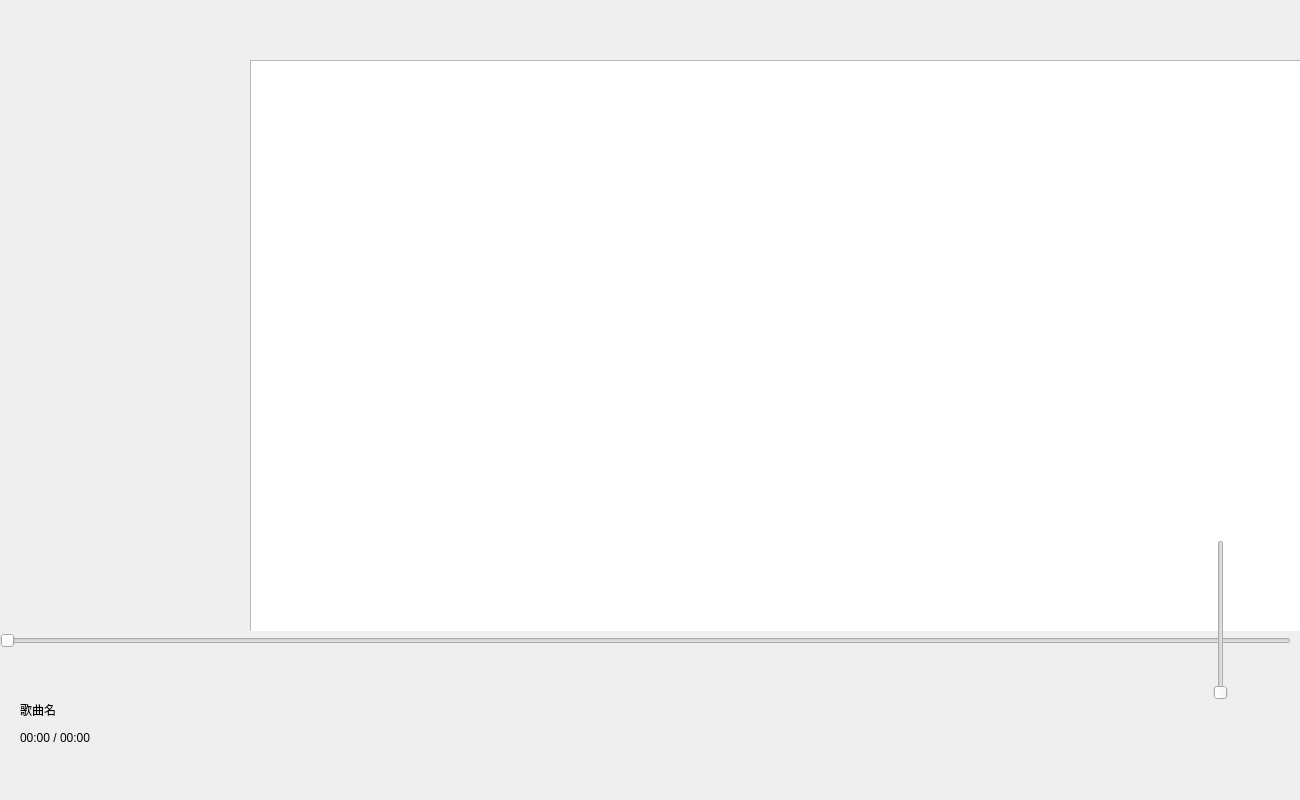
<?xml version="1.0" encoding="UTF-8"?>
<ui version="4.0">
 <class>MainWindow</class>
 <widget class="QMainWindow" name="MainWindow">
  <property name="geometry">
   <rect>
    <x>0</x>
    <y>0</y>
    <width>1300</width>
    <height>800</height>
   </rect>
  </property>
  <property name="windowTitle">
   <string>MainWindow</string>
  </property>
  <property name="styleSheet">
   <string notr="true">QMainWindow
{
background-image: url(:/image/image/background.png);
background-repeat:no-repeat;
background-position:center center;
border:none;
}
</string>
  </property>
  <widget class="QWidget" name="centralWidget">
   <widget class="QWidget" name="horizontalLayoutWidget">
    <property name="geometry">
     <rect>
      <x>480</x>
      <y>690</y>
      <width>291</width>
      <height>61</height>
     </rect>
    </property>
    <layout class="QHBoxLayout" name="playcontrol" stretch="1,1,1,1,1">
     <property name="spacing">
      <number>0</number>
     </property>
     <item>
      <widget class="QPushButton" name="skipbackward">
       <property name="enabled">
        <bool>true</bool>
       </property>
       <property name="cursor">
        <cursorShape>PointingHandCursor</cursorShape>
       </property>
       <property name="autoFillBackground">
        <bool>false</bool>
       </property>
       <property name="styleSheet">
        <string notr="true">QPushButton
{
background-image: url(:/image/image/skipbackward.png);
background-repeat:no-repeat;
background-position:center center;
border:none;
}
</string>
       </property>
       <property name="text">
        <string/>
       </property>
      </widget>
     </item>
     <item>
      <spacer name="horizontalSpacer">
       <property name="orientation">
        <enum>Qt::Horizontal</enum>
       </property>
       <property name="sizeHint" stdset="0">
        <size>
         <width>150</width>
         <height>20</height>
        </size>
       </property>
      </spacer>
     </item>
     <item>
      <widget class="QPushButton" name="Pause">
       <property name="cursor">
        <cursorShape>PointingHandCursor</cursorShape>
       </property>
       <property name="styleSheet">
        <string notr="true">QPushButton
{
background-image: url(:/image/image/play.png);
background-repeat:no-repeat;
background-position:center center;
border:none;
}


</string>
       </property>
       <property name="text">
        <string/>
       </property>
      </widget>
     </item>
     <item>
      <spacer name="horizontalSpacer_2">
       <property name="orientation">
        <enum>Qt::Horizontal</enum>
       </property>
       <property name="sizeHint" stdset="0">
        <size>
         <width>150</width>
         <height>20</height>
        </size>
       </property>
      </spacer>
     </item>
     <item>
      <widget class="QPushButton" name="skipforward">
       <property name="enabled">
        <bool>true</bool>
       </property>
       <property name="cursor">
        <cursorShape>PointingHandCursor</cursorShape>
       </property>
       <property name="styleSheet">
        <string notr="true">QPushButton
{
background-image: url(:/image/image/skipforward.png);
background-repeat:no-repeat;
background-position:center center;
border:none;
}
</string>
       </property>
       <property name="text">
        <string/>
       </property>
      </widget>
     </item>
    </layout>
   </widget>
   <widget class="QPushButton" name="volume">
    <property name="geometry">
     <rect>
      <x>1200</x>
      <y>710</y>
      <width>32</width>
      <height>32</height>
     </rect>
    </property>
    <property name="styleSheet">
     <string notr="true">QPushButton
{
background-image: url(:/image/image/volume.png);
background-repeat:no-repeat;
background-position:center center;
border:none;
}
</string>
    </property>
    <property name="text">
     <string/>
    </property>
   </widget>
   <widget class="QSlider" name="positionSlider">
    <property name="geometry">
     <rect>
      <x>0</x>
      <y>630</y>
      <width>1291</width>
      <height>22</height>
     </rect>
    </property>
    <property name="styleSheet">
     <string notr="true">

QSlider::add-page:Horizontal#horizontalSlider_music
{
	background-color: rgb(69, 69, 70);height:5px;
}
QSlider::sub-page:Horizontal#horizontalSlider_music
{
	background-color: rgb(255, 0, 0);height:5px;
}
QSlider::handle:Horizontal#horizontalSlider_music
{
	width:14px;border-image: url(images/point_music.png);margin:-5 px -5px;
}
QSlider::groove:Horizontal#horizontalSlider_music
{
	background:rgb(0, 255, 0);height:5px;
}
</string>
    </property>
    <property name="maximum">
     <number>240</number>
    </property>
    <property name="orientation">
     <enum>Qt::Horizontal</enum>
    </property>
   </widget>
   <widget class="QPushButton" name="playmode">
    <property name="geometry">
     <rect>
      <x>880</x>
      <y>700</y>
      <width>113</width>
      <height>32</height>
     </rect>
    </property>
    <property name="styleSheet">
     <string notr="true">QPushButton{
background-image:url(:/image/image/repeat.png);
background-repeat:norepeat;
background-position:center;
border:none;
}
</string>
    </property>
    <property name="text">
     <string/>
    </property>
   </widget>
   <widget class="QLabel" name="musicname">
    <property name="geometry">
     <rect>
      <x>20</x>
      <y>700</y>
      <width>401</width>
      <height>20</height>
     </rect>
    </property>
    <property name="text">
     <string>歌曲名</string>
    </property>
   </widget>
   <widget class="QPushButton" name="playlist">
    <property name="geometry">
     <rect>
      <x>980</x>
      <y>700</y>
      <width>113</width>
      <height>32</height>
     </rect>
    </property>
    <property name="styleSheet">
     <string notr="true">QPushButton{
background-image:url(:/image/image/playlist.png);
background-repeat:norepeat;
background-position:center;
border:none


}</string>
    </property>
    <property name="text">
     <string/>
    </property>
   </widget>
   <widget class="QLabel" name="playprogress">
    <property name="geometry">
     <rect>
      <x>20</x>
      <y>730</y>
      <width>121</width>
      <height>16</height>
     </rect>
    </property>
    <property name="text">
     <string>00:00 / 00:00</string>
    </property>
   </widget>
   <widget class="QPushButton" name="deleteMusic">
    <property name="geometry">
     <rect>
      <x>220</x>
      <y>670</y>
      <width>91</width>
      <height>31</height>
     </rect>
    </property>
    <property name="styleSheet">
     <string notr="true">QPushButton{
background-image:url(:/image/image/deletemusic.png);
background-repeat:norepeat;
background-position:center;
border:none


}</string>
    </property>
    <property name="text">
     <string/>
    </property>
   </widget>
   <widget class="QStackedWidget" name="stackedWidget">
    <property name="geometry">
     <rect>
      <x>220</x>
      <y>60</y>
      <width>1081</width>
      <height>571</height>
     </rect>
    </property>
    <widget class="QWidget" name="page">
     <widget class="QTableWidget" name="backGround">
      <property name="geometry">
       <rect>
        <x>30</x>
        <y>0</y>
        <width>1051</width>
        <height>581</height>
       </rect>
      </property>
      <property name="sizePolicy">
       <sizepolicy hsizetype="Preferred" vsizetype="Preferred">
        <horstretch>0</horstretch>
        <verstretch>0</verstretch>
       </sizepolicy>
      </property>
      <property name="styleSheet">
       <string notr="true">QTableWidget{
	background-image: url(:/image/image/mmmmm.jpg);

}

QTableWidget::item:selected {
background:#C0C0C0;               
}
QTableWidget::item:hover {
background:#A0A0A0;               
}</string>
      </property>
      <property name="alternatingRowColors">
       <bool>true</bool>
      </property>
      <attribute name="horizontalHeaderDefaultSectionSize">
       <number>100</number>
      </attribute>
      <attribute name="horizontalHeaderStretchLastSection">
       <bool>true</bool>
      </attribute>
      <attribute name="verticalHeaderDefaultSectionSize">
       <number>30</number>
      </attribute>
      <attribute name="verticalHeaderStretchLastSection">
       <bool>false</bool>
      </attribute>
     </widget>
    </widget>
    <widget class="QWidget" name="page_2">
     <widget class="QTableWidget" name="backGround2">
      <property name="geometry">
       <rect>
        <x>30</x>
        <y>0</y>
        <width>1051</width>
        <height>581</height>
       </rect>
      </property>
      <property name="sizePolicy">
       <sizepolicy hsizetype="Preferred" vsizetype="Preferred">
        <horstretch>0</horstretch>
        <verstretch>0</verstretch>
       </sizepolicy>
      </property>
      <property name="styleSheet">
       <string notr="true">QTableWidget{
background:#2B2B2B;
}

QTableWidget::item:selected {
background:#C0C0C0;               
}
QTableWidget::item:hover {
background:#A0A0A0;               
}</string>
      </property>
      <property name="alternatingRowColors">
       <bool>true</bool>
      </property>
      <attribute name="horizontalHeaderDefaultSectionSize">
       <number>100</number>
      </attribute>
      <attribute name="horizontalHeaderStretchLastSection">
       <bool>true</bool>
      </attribute>
      <attribute name="verticalHeaderDefaultSectionSize">
       <number>30</number>
      </attribute>
      <attribute name="verticalHeaderStretchLastSection">
       <bool>false</bool>
      </attribute>
     </widget>
     <widget class="QTableWidget" name="local">
      <property name="geometry">
       <rect>
        <x>80</x>
        <y>200</y>
        <width>961</width>
        <height>371</height>
       </rect>
      </property>
     </widget>
     <widget class="QPushButton" name="addMusic">
      <property name="geometry">
       <rect>
        <x>310</x>
        <y>90</y>
        <width>113</width>
        <height>32</height>
       </rect>
      </property>
      <property name="styleSheet">
       <string notr="true">QPushButton{
background-image:url(:/image/image/addmusic.png);
background-repeat:norepeat;
background-position:center;
border:none


}</string>
      </property>
      <property name="text">
       <string/>
      </property>
     </widget>
     <widget class="QLabel" name="label">
      <property name="geometry">
       <rect>
        <x>120</x>
        <y>70</y>
        <width>131</width>
        <height>61</height>
       </rect>
      </property>
      <property name="styleSheet">
       <string notr="true">image: url(:/image/image/localmusic.png);</string>
      </property>
      <property name="text">
       <string/>
      </property>
     </widget>
    </widget>
   </widget>
   <widget class="QSlider" name="volumeSlider">
    <property name="geometry">
     <rect>
      <x>1210</x>
      <y>540</y>
      <width>22</width>
      <height>160</height>
     </rect>
    </property>
    <property name="maximum">
     <number>100</number>
    </property>
    <property name="orientation">
     <enum>Qt::Vertical</enum>
    </property>
   </widget>
  </widget>
 </widget>
 <layoutdefault spacing="6" margin="11"/>
 <resources/>
 <connections/>
</ui>
